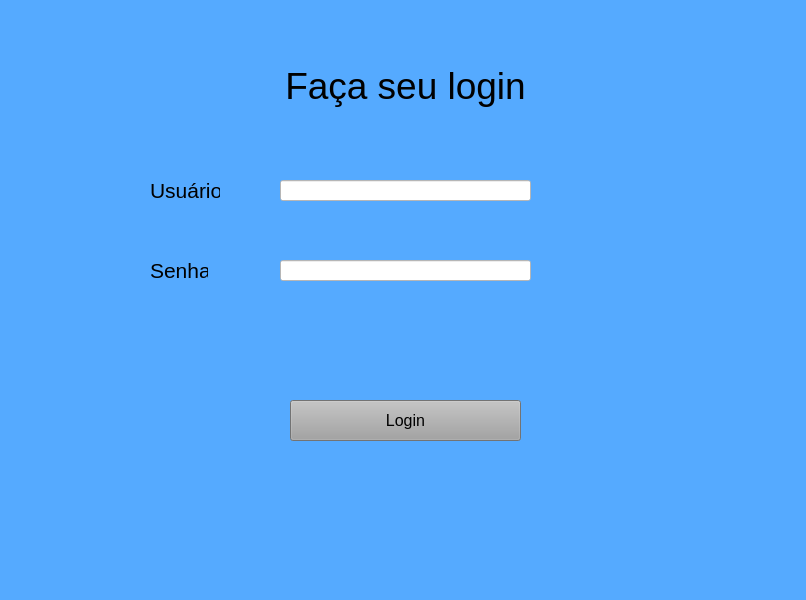
<?xml version="1.0" encoding="UTF-8"?>
<ui version="4.0">
<class>MainWindow</class>
<widget class="QMainWindow" name="MainWindow">
<property name="geometry">
    <rect>
<x>0</x>
<y>0</y>
<width>806</width>
<height>600</height>
</rect>
</property>
<property name="windowTitle">
<string>Login</string>
</property>
<property name="layoutDirection">
<enum>Qt::LeftToRight</enum>
</property>
<property name="styleSheet">
<string notr="true">background-color: rgb(85, 170, 255)</string>
</property>
<widget class="QWidget" name="centralwidget">
<property name="layoutDirection">
<enum>Qt::LeftToRight</enum>
</property>
<widget class="QLabel" name="label">
<property name="geometry">
<rect>
<x>280</x>
<y>50</y>
<width>251</width>
<height>71</height>
</rect>
</property>
<property name="font">
<font>
<pointsize>28</pointsize>
</font>
</property>
<property name="layoutDirection">
<enum>Qt::LeftToRight</enum>
</property>
<property name="text">
<string>Faça seu login</string>
</property>
<property name="alignment">
<set>Qt::AlignCenter</set>
</property>
</widget>
<widget class="QLabel" name="label_2">
<property name="geometry">
<rect>
<x>150</x>
<y>180</y>
<width>70</width>
<height>21</height>
</rect>
</property>
<property name="font">
<font>
<pointsize>16</pointsize>
</font>
</property>
<property name="text">
<string>Usuário</string>
</property>
</widget>
<widget class="QLabel" name="label_3">
<property name="geometry">
<rect>
<x>150</x>
<y>260</y>
<width>58</width>
<height>21</height>
</rect>
</property>
<property name="font">
<font>
<pointsize>16</pointsize>
</font>
</property>
<property name="text">
<string>Senha</string>
</property>
</widget>
<widget class="QLineEdit" name="lineEdit_2">
<property name="geometry">
<rect>
<x>280</x>
<y>260</y>
<width>251</width>
<height>21</height>
</rect>
</property>
<property name="font">
<font>
<pointsize>12</pointsize>
</font>
</property>
<property name="styleSheet">
<string notr="true">background-color: rgb(255, 255, 255)</string>
</property>
<property name="echoMode">
<enum>QLineEdit::Password</enum>
</property>
</widget>
<widget class="QLineEdit" name="lineEdit">
<property name="geometry">
<rect>
<x>280</x>
<y>180</y>
<width>251</width>
<height>21</height>
</rect>
</property>
<property name="font">
<font>
<pointsize>12</pointsize>
</font>
</property>
<property name="styleSheet">
<string notr="true">background-color: rgb(255, 255, 255)</string>
</property>
</widget>
<widget class="QLabel" name="label_4">
<property name="geometry">
<rect>
<x>290</x>
<y>373</y>
<width>231</width>
<height>21</height>
</rect>
</property>
<property name="font">
<font>
<pointsize>12</pointsize>
</font>
</property>
<property name="styleSheet">
<string notr="true">color: rgb(231, 0, 0)</string>
</property>
<property name="text">
<string/>
</property>
<property name="alignment">
<set>Qt::AlignCenter</set>
</property>
</widget>
<widget class="QSplitter" name="splitter_2">
<property name="geometry">
<rect>
<x>290</x>
<y>400</y>
<width>231</width>
<height>41</height>
</rect>
</property>
<property name="orientation">
<enum>Qt::Horizontal</enum>
</property>
<widget class="QPushButton" name="pushButton">
<property name="font">
<font>
<pointsize>12</pointsize>
</font>
</property>
<property name="styleSheet">
<string notr="true">background-color: rgb(161, 161, 161)</string>
</property>
<property name="text">
<string>Login</string>
</property>
</widget>
</widget>
</widget>
<widget class="QMenuBar" name="menubar">
<property name="geometry">
<rect>
<x>0</x>
<y>0</y>
<width>806</width>
<height>21</height>
</rect>
</property>
</widget>
<widget class="QStatusBar" name="statusbar"/>
</widget>
<resources/>
<connections/>
</ui>
